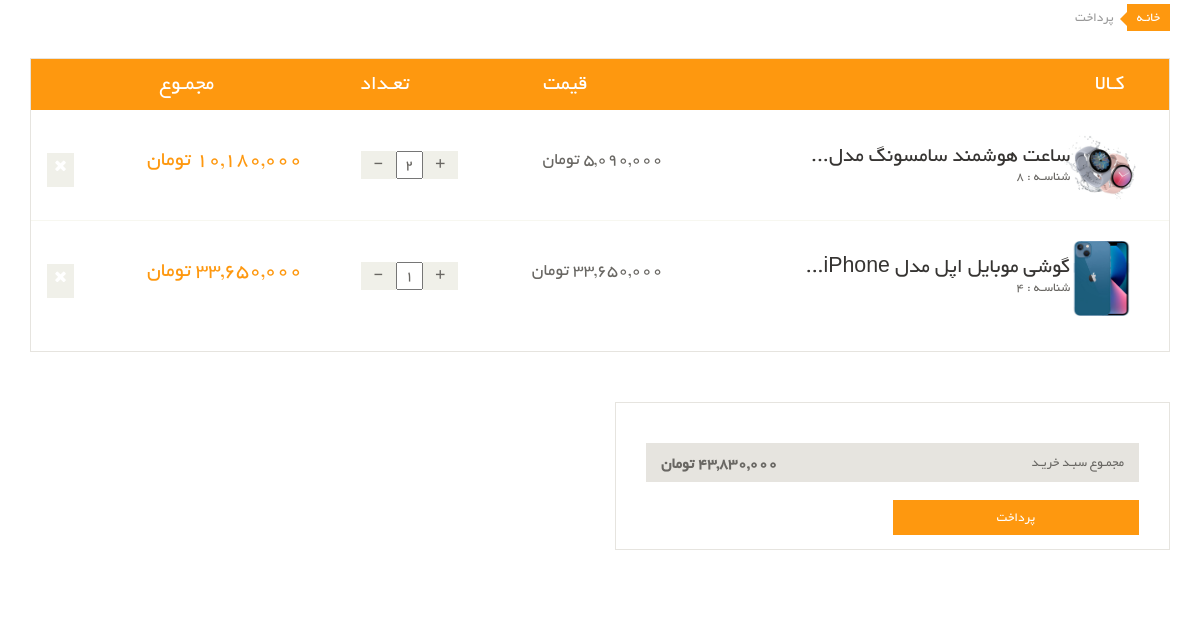
/user/user-basket (signed in), run on the app's committed database.
### order_module/models.py (models this page shows, shortened)
class OrderDetail(models.Model):
    order = models.ForeignKey(Order, on_delete=models.CASCADE, verbose_name='سبد خرید')
    product = models.ForeignKey(Product, on_delete=models.CASCADE, verbose_name='محصول')
    final_price = models.IntegerField(null=True, blank=True, verbose_name='قیمت نهایی تکی محصول')
    count = models.IntegerField(verbose_name='تعداد')
    class Meta:
        verbose_name = 'جزییات سبد خرید'
        verbose_name_plural = 'لیست جزییات سبدهای خرید'

### product_module/models.py (models this page shows, shortened)
class Product(models.Model):
    title = models.CharField(max_length=300, verbose_name='نام محصول')
    category = models.ManyToManyField(ProductCategory, related_name='product_categories', verbose_name='دسته بندی ها')
    image = models.ImageField(upload_to='images/products', null=True, blank=True, verbose_name='تصویر محصول')
    brand = models.ForeignKey(ProductBrand, on_delete=models.CASCADE, verbose_name='برند', null=True, blank=True)
    price = models.IntegerField(verbose_name='قیمت')
    short_description = models.CharField(max_length=360, db_index=True, null=True, verbose_name='توضیحات کوتاه')
    description = models.TextField(verbose_name='توضیحات اصلی', db_index=True)
    slug = models.SlugField(default="", null=False, db_index=True, blank=True, max_length=200, unique=True, verbose_name='عنوان در url')
    is_active = models.BooleanField(default=False, verbose_name='فعال / غیرفعال')
    is_delete = models.BooleanField(verbose_name='حذف شده / نشده')
    class Meta:
        verbose_name = 'محصول'
        verbose_name_plural = 'محصولات'

### user_panel_module/views.py (the view)
# urls.py: path('user-basket', views.user_basket, name='user_basket_page'),
@login_required
def user_basket(request: HttpRequest):
    current_order, created = Order.objects.prefetch_related('orderdetail_set').get_or_create(is_paid=False, user_id=request.user.id)
    total_amount = current_order.calculate_total_price()
    context = {
        'order': current_order,
        'sum': total_amount
    }
    return render(request, 'user_panel_module/user_basket.html', context)

### order_module/models.py (called while the page is built)
    def calculate_total_price(self):
        total_amount = 0
        if self.is_paid:
            for order_detail in self.orderdetail_set.all():
                total_amount += order_detail.final_price * order_detail.count
        else:
            for order_detail in self.orderdetail_set.all():
                total_amount += order_detail.product.price * order_detail.count
        return total_amount

### polls/templatetags/poll_extras.py (called while the page is built)
@register.filter(name='three_digits_currency')
def three_digits_currency(value: int):
    return '{:,}'.format(value) + ' تومان'

@register.simple_tag
def multiply(quantity, price, *args, **kwargs):
    return three_digits_currency(quantity * price)

### user_panel_module/templates/user_panel_module/user_basket.html (shortened to what this page needs)
{% extends 'shared/_layout.html' %}
{% load poll_extras %}
{% block content %}
    <div id="order-detail-content">
        {% include 'user_panel_module/user_basket_content.html' %}
    </div>
{% endblock %}

### user_panel_module/templates/user_panel_module/user_basket_content.html (shortened to what this page needs)
{% load poll_extras %}
{% if order.orderdetail_set.all %}
    <section id="cart_items">
        <div class="container">
            <div class="breadcrumbs">
                <ol class="breadcrumb">
                    <li><a href="#">خانـه</a></li>
                    <li class="active">پرداخت</li>
                </ol>
            </div>
            <div class="table-responsive cart_info">
                <table class="table table-condensed">
                    <thead>
                    <tr class="cart_menu">
                        <td class="image">کـالا</td>
                        <td class="description"></td>
                        <td class="price">قیمت</td>
                        <td class="quantity">تعـداد</td>
                        <td class="total">مجمـوع</td>
                        <td></td>
                    </tr>
                    </thead>
                    <tbody>
                    {% for detail in order.orderdetail_set.all %}
                        <tr>
                            <td class="cart_product">
                                <a href=""><img src="{{ detail.product.image.url }}" width="75" alt=""></a>
                            </td>
                            <td class="cart_description">
                                <h4><a href="" class="one-line-text">{{ detail.product.title }}</a></h4>
                                <p>شناسـه : {{ detail.product.id }}</p>
                            </td>
                            <td class="cart_price">
                                <p>{{ detail.product.price|three_digits_currency }}</p>
                            </td>
                            <td class="cart_quantity">
                                <div class="cart_quantity_button">
                                    <a class="cart_quantity_up cursor-pointer"
                                       onclick="changeOrderDetailCount({{ detail.id }}, 'increase')"> + </a>
                                    <input class="cart_quantity_input" type="text" name="quantity"
                                           value="{{ detail.count }}"
                                           autocomplete="off" size="2">
                                    <a class="cart_quantity_down  cursor-pointer"
                                       onclick="changeOrderDetailCount({{ detail.id }}, 'decrease')"> - </a>
                                </div>
                            </td>
                            <td class="cart_total">
                                <p class="cart_total_price"> {% multiply detail.count detail.product.price %} </p>
                            </td>
                            <td class="cart_delete">
                                <a class="cart_quantity_delete" onclick="removeOrderDetail({{ detail.id }})"><i
                                        class="fa fa-times"></i></a>
                            </td>
                        </tr>
                    {% endfor %}
                    </tbody>
                </table>
            </div>
        </div>
    </section>
    <section id="do_action">
        <div class="container">
            <div class="row">
                <div class="col-sm-6">
                    <div class="total_area">
                        <ul>
                            <li>مجمـوع سبـد خریـد <span>{{ sum|three_digits_currency }}</span></li>
                        </ul>
                        <a class="btn btn-default check_out" href="{% url 'request_payment' %}">پرداخت</a>
                    </div>
                </div>
            </div>
        </div>
    </section>
{% endif %}

### static/css/main.css (style rules this page uses)
body { font-family: 'BYekan'; font-size: 10pt; position: relative; font-weight: normal; direction: rtl; }
ul li { list-style: none; }
a { -webkit-transition: 300ms; -moz-transition: 300ms; -o-transition: 300ms; transition: 300ms; }
h1, h2, h3, h4, h5, h6 { font-family: 'BYekan', sans-serif; }
#do_action { margin-bottom: 50px; }
.breadcrumbs { position: relative; }
.breadcrumbs .breadcrumb { background: transparent; margin-bottom: 50px; padding-right: 0; }
.breadcrumbs .breadcrumb li a { background: #FE980F; color: #FFFFFF; padding: 3px 10px; }
.breadcrumbs .breadcrumb li a:after { content: ""; height: auto; width: auto; border-width: 8px; border-style: solid; border-color: transparent #FE980F transparent transparent; position: absolute; top: 11px; right: 42px; }
.breadcrumbs .breadcrumb > li + li:before { content: " "; }
#cart_items .cart_info { border: 1px solid #E6E4DF; margin-bottom: 50px }
#cart_items .cart_info .cart_menu { background: #FE980F; color: #fff; font-size: 16pt; font-family: 'BYekan', sans-serif; font-weight: normal; text-align: center; }
#cart_items .cart_info .table.table-condensed thead tr { height: 51px; }
#cart_items .cart_info .table.table-condensed tr { border-bottom: 1px solid #F7F7F0 }
#cart_items .cart_info .table.table-condensed tr:last-child { border-bottom: 0 }
.cart_info table tr td { border-top: 0 none; vertical-align: inherit; }
#cart_items .cart_info .image { padding-right: 30px; }
#cart_items .cart_info .cart_description h4 { margin-bottom: 0 }
#cart_items .cart_info .cart_description h4 a { color: #363432; font-family: 'BYekan', sans-serif; font-size: 16pt; font-weight: normal; }
#cart_items .cart_info .cart_description p { color: #696763 }
#cart_items .cart_info .cart_price p { color: #696763; font-size: 18px }
#cart_items .cart_info .cart_total_price { color: #FE980F; font-size: 16pt; }
.cart_product { display: block; margin: 15px 25px 10px -50px; }
.cart_quantity_button a { background: #F0F0E9; color: #696763; display: inline-block; font-size: 16px; height: 28px; overflow: hidden; text-align: center; width: 35px; float: right; }
.cart_quantity_input { color: #696763; float: right; font-size: 16px; text-align: center; font-family: 'BYekan', sans-serif; }
.cart_delete { display: block; margin-right: -12px; overflow: hidden; }
.cart_delete a { background: #F0F0E9; color: #FFFFFF; padding: 5px 7px; font-size: 16px }
#do_action .col-sm-6 { float: right !important; }
#do_action .total_area { padding-bottom: 14px !important; }
#do_action .total_area span { font-weight: bold; font-size: 12pt; }
#do_action .total_area, #do_action .chose_area { border: 1px solid #E6E4DF; color: #696763; padding: 30px; margin-bottom: 50px; }
.total_area span { float: left; }
.total_area ul { padding-right: 0px; }
.total_area ul li { background: #E6E4DF; color: #696763; margin-top: 10px; padding: 10px 15px; }
.update, .check_out { background: #FE980F; border-radius: 0; color: #FFFFFF; margin-top: 8px; border: none; padding: 8px 15px; font-size: 10pt; }
.total_area .btn { width: 50% }
.one-line-text { text-align: right; text-overflow: ellipsis; overflow: hidden; width: 270px; display: -webkit-box; -webkit-line-clamp: 1; -webkit-box-orient: vertical; }

### static/css/custom.css (style rules this page uses)
ul { padding-right: 0; }
.cursor-pointer { cursor: pointer; }

### data on the page
OrderDetail: product.image (picture), product "ساعت هوشمند سامسونگ…", product.id "8", product.price|three_digits_currency "5,090,000 تومان", quantity "2", count+product "10,180,000 تومان"
OrderDetail: product.image (picture), product "گوشی موبایل اپل مدل…", product.id "4", product.price|three_digits_currency "33,650,000 تومان", quantity "1", count+product "33,650,000 تومان"

### other printed values
{{ sum|three_digits_currency }} "43,830,000 تومان"
